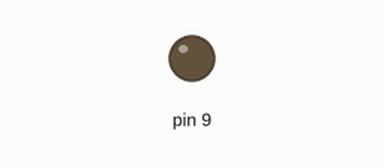
This sketch was run on a simulated Arduino Uno, built with avr-gcc and run on an emulated ATmega328P. On the bench: output pins drawn as LEDs (lit = HIGH).

Above: at 0.05 s.
At 1.0 s:
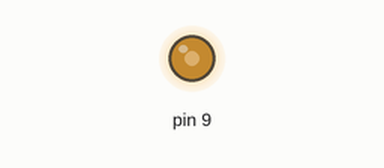
Timing chart, 0 to 3.0 s (numbered marks = the images above):
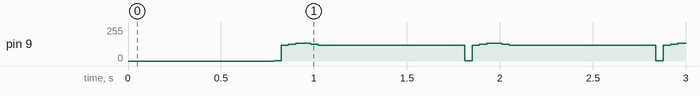

Measured:
- by itself, pin 9: repeats every 1.0 s: 117/255 0.04 s, 125/255 0.04 s, 134/255 0.08 s, 125/255 0.04 s, 117/255 0.79 s, 1/255 0.04 s

The sketch:

wrong-turn.ino
```cpp
int pulse = 0;
float tick = 0;
int count = 0;
void setup() {
pinMode(9, OUTPUT);
}

void loop() {
  if (count < 4){
    pulser(0.005);
    analogWrite(9, pulse);
  }
  else if (count >= 2 && count < 20){
   pulser(0.05);
   analogWrite(9, pulse);
  }
  else{
    count = 0;
  }
}


int pulser(float pace) {
  tick += pace;
  if ( tick > 6.28319){
    count += 1;
    tick = 0;
    }
  pulse = (127 + 127 * sin(tick));
  return (pulse);
}
```
